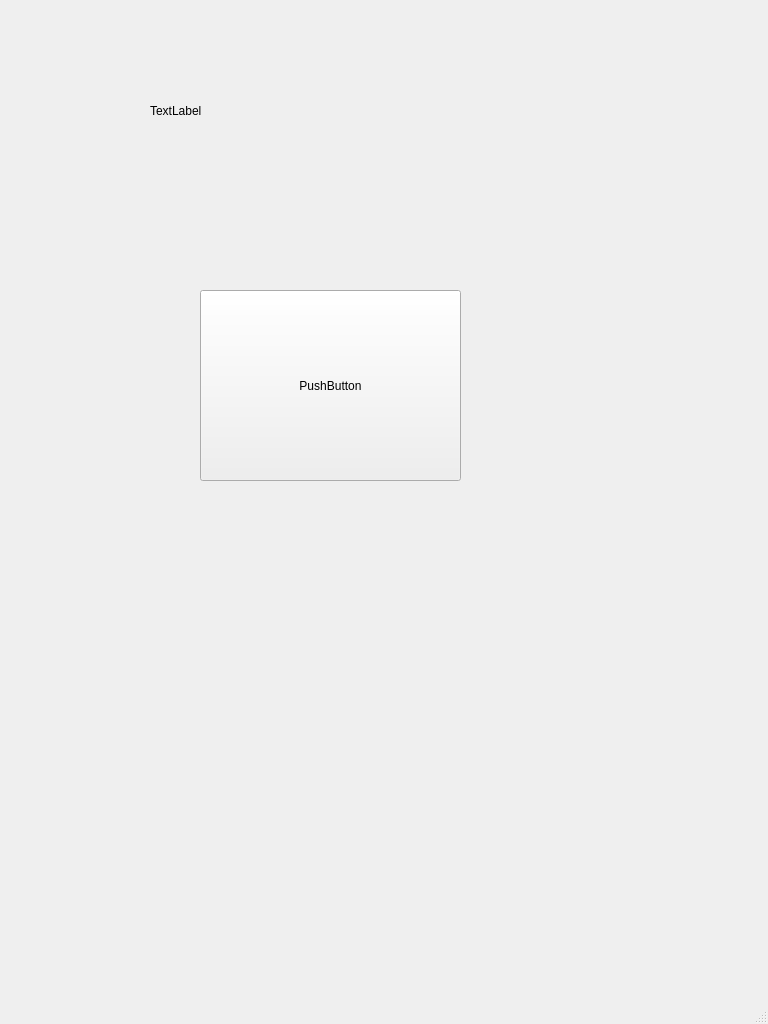
<?xml version="1.0" encoding="UTF-8"?>
<ui version="4.0">
 <class>MainWindow</class>
 <widget class="QMainWindow" name="MainWindow">
  <property name="geometry">
   <rect>
    <x>0</x>
    <y>0</y>
    <width>768</width>
    <height>1024</height>
   </rect>
  </property>
  <property name="windowTitle">
   <string>MainWindow</string>
  </property>
  <widget class="QWidget" name="centralwidget">
   <widget class="QPushButton" name="pushButton">
    <property name="geometry">
     <rect>
      <x>200</x>
      <y>290</y>
      <width>261</width>
      <height>191</height>
     </rect>
    </property>
    <property name="text">
     <string>PushButton</string>
    </property>
   </widget>
   <widget class="QLabel" name="label">
    <property name="geometry">
     <rect>
      <x>150</x>
      <y>50</y>
      <width>441</width>
      <height>121</height>
     </rect>
    </property>
    <property name="text">
     <string>TextLabel</string>
    </property>
   </widget>
  </widget>
  <widget class="QMenuBar" name="menubar">
   <property name="geometry">
    <rect>
     <x>0</x>
     <y>0</y>
     <width>768</width>
     <height>26</height>
    </rect>
   </property>
  </widget>
  <widget class="QStatusBar" name="statusbar"/>
 </widget>
 <resources/>
 <connections/>
</ui>
